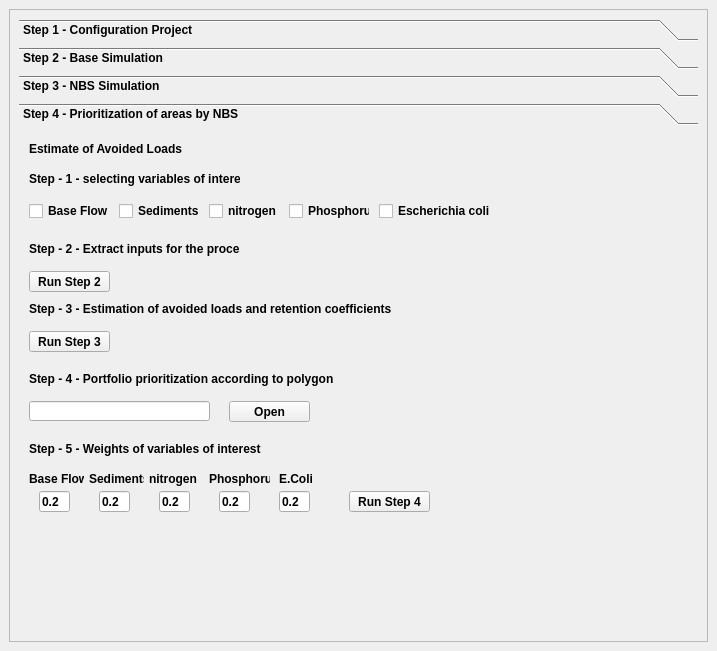
<?xml version="1.0" encoding="UTF-8"?>
<ui version="4.0">
 <class>Siga_step_04_PrioriDockWidgetBase</class>
 <widget class="QDockWidget" name="Siga_step_04_PrioriDockWidgetBase">
  <property name="geometry">
   <rect>
    <x>0</x>
    <y>0</y>
    <width>717</width>
    <height>651</height>
   </rect>
  </property>
  <property name="windowTitle">
   <string>Siga_step_04_Priori</string>
  </property>
  <widget class="QWidget" name="dockWidgetContents">
   <layout class="QVBoxLayout" name="verticalLayout_2">
    <item>
     <layout class="QHBoxLayout" name="horizontalLayout">
      <item>
       <widget class="QScrollArea" name="scrollArea">
        <property name="widgetResizable">
         <bool>true</bool>
        </property>
        <widget class="QWidget" name="scrollAreaWidgetContents">
         <property name="geometry">
          <rect>
           <x>0</x>
           <y>0</y>
           <width>691</width>
           <height>599</height>
          </rect>
         </property>
         <layout class="QHBoxLayout" name="horizontalLayout_2">
          <item>
           <widget class="QToolBox" name="toolBox">
            <property name="font">
             <font>
              <weight>75</weight>
              <bold>true</bold>
             </font>
            </property>
            <property name="currentIndex">
             <number>3</number>
            </property>
            <widget class="QWidget" name="Step1">
             <property name="geometry">
              <rect>
               <x>0</x>
               <y>0</y>
               <width>669</width>
               <height>453</height>
              </rect>
             </property>
             <attribute name="label">
              <string>Step 1 - Configuration Project</string>
             </attribute>
             <widget class="QLineEdit" name="Name_Basin">
              <property name="geometry">
               <rect>
                <x>10</x>
                <y>130</y>
                <width>280</width>
                <height>20</height>
               </rect>
              </property>
             </widget>
             <widget class="QLineEdit" name="output_path">
              <property name="geometry">
               <rect>
                <x>10</x>
                <y>170</y>
                <width>280</width>
                <height>20</height>
               </rect>
              </property>
             </widget>
             <widget class="QLineEdit" name="name_scenario">
              <property name="geometry">
               <rect>
                <x>10</x>
                <y>90</y>
                <width>280</width>
                <height>20</height>
               </rect>
              </property>
             </widget>
             <widget class="QLineEdit" name="name_project">
              <property name="geometry">
               <rect>
                <x>10</x>
                <y>50</y>
                <width>280</width>
                <height>20</height>
               </rect>
              </property>
             </widget>
             <widget class="QPushButton" name="select_output">
              <property name="geometry">
               <rect>
                <x>320</x>
                <y>170</y>
                <width>81</width>
                <height>21</height>
               </rect>
              </property>
              <property name="text">
               <string>Open</string>
              </property>
             </widget>
             <widget class="QLabel" name="label">
              <property name="geometry">
               <rect>
                <x>10</x>
                <y>30</y>
                <width>121</width>
                <height>16</height>
               </rect>
              </property>
              <property name="text">
               <string>&lt;html&gt;&lt;head/&gt;&lt;body&gt;&lt;p&gt;Name Project&lt;/p&gt;&lt;/body&gt;&lt;/html&gt;</string>
              </property>
             </widget>
             <widget class="QLabel" name="label_2">
              <property name="geometry">
               <rect>
                <x>10</x>
                <y>150</y>
                <width>121</width>
                <height>16</height>
               </rect>
              </property>
              <property name="text">
               <string>&lt;html&gt;&lt;head/&gt;&lt;body&gt;&lt;p&gt;Path Project&lt;/p&gt;&lt;/body&gt;&lt;/html&gt;</string>
              </property>
             </widget>
             <widget class="QPushButton" name="Button_Step_s1">
              <property name="geometry">
               <rect>
                <x>450</x>
                <y>240</y>
                <width>91</width>
                <height>23</height>
               </rect>
              </property>
              <property name="text">
               <string>Next</string>
              </property>
             </widget>
             <widget class="QLabel" name="label_5">
              <property name="geometry">
               <rect>
                <x>10</x>
                <y>110</y>
                <width>121</width>
                <height>16</height>
               </rect>
              </property>
              <property name="text">
               <string>&lt;html&gt;&lt;head/&gt;&lt;body&gt;&lt;p&gt;Name Basin&lt;/p&gt;&lt;/body&gt;&lt;/html&gt;</string>
              </property>
             </widget>
             <widget class="QLabel" name="label_4">
              <property name="geometry">
               <rect>
                <x>10</x>
                <y>70</y>
                <width>121</width>
                <height>16</height>
               </rect>
              </property>
              <property name="text">
               <string>&lt;html&gt;&lt;head/&gt;&lt;body&gt;&lt;p&gt;Name Scenario&lt;/p&gt;&lt;/body&gt;&lt;/html&gt;</string>
              </property>
             </widget>
             <widget class="QLabel" name="label_3">
              <property name="geometry">
               <rect>
                <x>10</x>
                <y>0</y>
                <width>121</width>
                <height>16</height>
               </rect>
              </property>
              <property name="text">
               <string>&lt;html&gt;&lt;head/&gt;&lt;body&gt;&lt;p&gt;&lt;span style=&quot; font-size:10pt;&quot;&gt;General&lt;/span&gt;&lt;/p&gt;&lt;/body&gt;&lt;/html&gt;</string>
              </property>
             </widget>
            </widget>
            <widget class="QWidget" name="step2">
             <property name="geometry">
              <rect>
               <x>0</x>
               <y>0</y>
               <width>669</width>
               <height>453</height>
              </rect>
             </property>
             <attribute name="label">
              <string>Step 2 - Base Simulation</string>
             </attribute>
             <widget class="QLabel" name="label_6">
              <property name="geometry">
               <rect>
                <x>10</x>
                <y>10</y>
                <width>151</width>
                <height>16</height>
               </rect>
              </property>
              <property name="text">
               <string>&lt;html&gt;&lt;head/&gt;&lt;body&gt;&lt;p&gt;Name Scenario (initial)&lt;/p&gt;&lt;/body&gt;&lt;/html&gt;</string>
              </property>
             </widget>
             <widget class="QLineEdit" name="name_scenario_initial">
              <property name="geometry">
               <rect>
                <x>10</x>
                <y>30</y>
                <width>201</width>
                <height>20</height>
               </rect>
              </property>
             </widget>
             <widget class="QPushButton" name="Check_Files_1">
              <property name="geometry">
               <rect>
                <x>260</x>
                <y>30</y>
                <width>121</width>
                <height>21</height>
               </rect>
              </property>
              <property name="text">
               <string>Check Files - Step 1</string>
              </property>
             </widget>
             <widget class="QLabel" name="label_29">
              <property name="geometry">
               <rect>
                <x>10</x>
                <y>70</y>
                <width>141</width>
                <height>16</height>
               </rect>
              </property>
              <property name="text">
               <string>&lt;html&gt;&lt;head/&gt;&lt;body&gt;&lt;p&gt;Start Date:&lt;/p&gt;&lt;/body&gt;&lt;/html&gt;</string>
              </property>
             </widget>
             <widget class="QDateEdit" name="start_date_s_b">
              <property name="geometry">
               <rect>
                <x>100</x>
                <y>70</y>
                <width>110</width>
                <height>22</height>
               </rect>
              </property>
              <property name="currentSection">
               <enum>QDateTimeEdit::YearSection</enum>
              </property>
              <property name="displayFormat">
               <string>yyyy/MM/d</string>
              </property>
              <property name="calendarPopup">
               <bool>true</bool>
              </property>
              <property name="timeSpec">
               <enum>Qt::LocalTime</enum>
              </property>
             </widget>
             <widget class="QLabel" name="label_30">
              <property name="geometry">
               <rect>
                <x>10</x>
                <y>100</y>
                <width>141</width>
                <height>16</height>
               </rect>
              </property>
              <property name="text">
               <string>&lt;html&gt;&lt;head/&gt;&lt;body&gt;&lt;p&gt;End Date:&lt;/p&gt;&lt;/body&gt;&lt;/html&gt;</string>
              </property>
             </widget>
             <widget class="QDateEdit" name="end_date_s_b">
              <property name="geometry">
               <rect>
                <x>100</x>
                <y>100</y>
                <width>110</width>
                <height>22</height>
               </rect>
              </property>
              <property name="currentSection">
               <enum>QDateTimeEdit::YearSection</enum>
              </property>
              <property name="displayFormat">
               <string>yyyy/MM/d</string>
              </property>
              <property name="calendarPopup">
               <bool>true</bool>
              </property>
              <property name="timeSpec">
               <enum>Qt::LocalTime</enum>
              </property>
             </widget>
             <widget class="QLineEdit" name="name_calibration_file">
              <property name="geometry">
               <rect>
                <x>10</x>
                <y>160</y>
                <width>201</width>
                <height>20</height>
               </rect>
              </property>
             </widget>
             <widget class="QLabel" name="label_31">
              <property name="geometry">
               <rect>
                <x>10</x>
                <y>140</y>
                <width>161</width>
                <height>16</height>
               </rect>
              </property>
              <property name="text">
               <string>&lt;html&gt;&lt;head/&gt;&lt;body&gt;&lt;p&gt;Calibration file name&lt;/p&gt;&lt;/body&gt;&lt;/html&gt;</string>
              </property>
             </widget>
             <widget class="QLineEdit" name="name_Execution_Base">
              <property name="geometry">
               <rect>
                <x>10</x>
                <y>210</y>
                <width>201</width>
                <height>20</height>
               </rect>
              </property>
             </widget>
             <widget class="QLabel" name="label_41">
              <property name="geometry">
               <rect>
                <x>10</x>
                <y>190</y>
                <width>161</width>
                <height>16</height>
               </rect>
              </property>
              <property name="text">
               <string>&lt;html&gt;&lt;head/&gt;&lt;body&gt;&lt;p&gt;Execution file name&lt;/p&gt;&lt;/body&gt;&lt;/html&gt;</string>
              </property>
             </widget>
             <widget class="QPushButton" name="Check_Files_cal">
              <property name="geometry">
               <rect>
                <x>260</x>
                <y>160</y>
                <width>121</width>
                <height>21</height>
               </rect>
              </property>
              <property name="text">
               <string>Check File - Step 2</string>
              </property>
             </widget>
             <widget class="QPushButton" name="Create_File_Exe_B">
              <property name="geometry">
               <rect>
                <x>260</x>
                <y>210</y>
                <width>121</width>
                <height>21</height>
               </rect>
              </property>
              <property name="text">
               <string>Create File - Step 3</string>
              </property>
             </widget>
             <widget class="QPushButton" name="Run_Simulation_B">
              <property name="geometry">
               <rect>
                <x>10</x>
                <y>270</y>
                <width>111</width>
                <height>28</height>
               </rect>
              </property>
              <property name="text">
               <string>Start Simulation</string>
              </property>
             </widget>
             <widget class="QPushButton" name="Button_Step_s2">
              <property name="geometry">
               <rect>
                <x>430</x>
                <y>280</y>
                <width>91</width>
                <height>23</height>
               </rect>
              </property>
              <property name="text">
               <string>Next</string>
              </property>
             </widget>
            </widget>
            <widget class="QWidget" name="Step3">
             <property name="geometry">
              <rect>
               <x>0</x>
               <y>0</y>
               <width>669</width>
               <height>453</height>
              </rect>
             </property>
             <attribute name="label">
              <string>Step 3 - NBS Simulation</string>
             </attribute>
             <widget class="QPushButton" name="select_portafolio">
              <property name="geometry">
               <rect>
                <x>210</x>
                <y>70</y>
                <width>81</width>
                <height>21</height>
               </rect>
              </property>
              <property name="text">
               <string>Open</string>
              </property>
             </widget>
             <widget class="QLineEdit" name="Portafolio_Path">
              <property name="geometry">
               <rect>
                <x>10</x>
                <y>70</y>
                <width>181</width>
                <height>20</height>
               </rect>
              </property>
             </widget>
             <widget class="QLabel" name="label_42">
              <property name="geometry">
               <rect>
                <x>10</x>
                <y>50</y>
                <width>121</width>
                <height>16</height>
               </rect>
              </property>
              <property name="text">
               <string>&lt;html&gt;&lt;head/&gt;&lt;body&gt;&lt;p&gt;Portafolio (raster)&lt;/p&gt;&lt;/body&gt;&lt;/html&gt;</string>
              </property>
             </widget>
             <widget class="QLabel" name="label_43">
              <property name="geometry">
               <rect>
                <x>10</x>
                <y>100</y>
                <width>121</width>
                <height>16</height>
               </rect>
              </property>
              <property name="text">
               <string>&lt;html&gt;&lt;head/&gt;&lt;body&gt;&lt;p&gt;Transition table&lt;/p&gt;&lt;/body&gt;&lt;/html&gt;</string>
              </property>
             </widget>
             <widget class="QLineEdit" name="Table_Path">
              <property name="geometry">
               <rect>
                <x>10</x>
                <y>120</y>
                <width>181</width>
                <height>20</height>
               </rect>
              </property>
             </widget>
             <widget class="QPushButton" name="select_portafolio_2">
              <property name="geometry">
               <rect>
                <x>210</x>
                <y>120</y>
                <width>81</width>
                <height>21</height>
               </rect>
              </property>
              <property name="text">
               <string>Open</string>
              </property>
             </widget>
             <widget class="QLineEdit" name="name_scenario_Nbs">
              <property name="geometry">
               <rect>
                <x>10</x>
                <y>20</y>
                <width>171</width>
                <height>20</height>
               </rect>
              </property>
             </widget>
             <widget class="QLabel" name="label_44">
              <property name="geometry">
               <rect>
                <x>10</x>
                <y>0</y>
                <width>161</width>
                <height>16</height>
               </rect>
              </property>
              <property name="text">
               <string>&lt;html&gt;&lt;head/&gt;&lt;body&gt;&lt;p&gt;Name New Scenario NBS&lt;/p&gt;&lt;/body&gt;&lt;/html&gt;</string>
              </property>
             </widget>
             <widget class="QPushButton" name="Create_new_Lulc">
              <property name="geometry">
               <rect>
                <x>350</x>
                <y>120</y>
                <width>141</width>
                <height>21</height>
               </rect>
              </property>
              <property name="text">
               <string>Create new LULC - Step 2</string>
              </property>
             </widget>
             <widget class="QPushButton" name="Create_folder_NbS">
              <property name="geometry">
               <rect>
                <x>350</x>
                <y>20</y>
                <width>141</width>
                <height>21</height>
               </rect>
              </property>
              <property name="text">
               <string>Create Folder - Step 1</string>
              </property>
             </widget>
             <widget class="QLineEdit" name="name_Execution_Nbs">
              <property name="geometry">
               <rect>
                <x>10</x>
                <y>250</y>
                <width>201</width>
                <height>20</height>
               </rect>
              </property>
             </widget>
             <widget class="QLabel" name="label_45">
              <property name="geometry">
               <rect>
                <x>10</x>
                <y>190</y>
                <width>141</width>
                <height>16</height>
               </rect>
              </property>
              <property name="text">
               <string>&lt;html&gt;&lt;head/&gt;&lt;body&gt;&lt;p&gt;End Date:&lt;/p&gt;&lt;/body&gt;&lt;/html&gt;</string>
              </property>
             </widget>
             <widget class="QLabel" name="label_56">
              <property name="geometry">
               <rect>
                <x>10</x>
                <y>160</y>
                <width>141</width>
                <height>16</height>
               </rect>
              </property>
              <property name="text">
               <string>&lt;html&gt;&lt;head/&gt;&lt;body&gt;&lt;p&gt;Start Date:&lt;/p&gt;&lt;/body&gt;&lt;/html&gt;</string>
              </property>
             </widget>
             <widget class="QDateEdit" name="end_date_s_nbs">
              <property name="geometry">
               <rect>
                <x>100</x>
                <y>190</y>
                <width>110</width>
                <height>22</height>
               </rect>
              </property>
              <property name="currentSection">
               <enum>QDateTimeEdit::YearSection</enum>
              </property>
              <property name="displayFormat">
               <string>yyyy/MM/d</string>
              </property>
              <property name="calendarPopup">
               <bool>true</bool>
              </property>
              <property name="timeSpec">
               <enum>Qt::LocalTime</enum>
              </property>
             </widget>
             <widget class="QDateEdit" name="start_date_s_nbs">
              <property name="geometry">
               <rect>
                <x>100</x>
                <y>160</y>
                <width>110</width>
                <height>22</height>
               </rect>
              </property>
              <property name="currentSection">
               <enum>QDateTimeEdit::YearSection</enum>
              </property>
              <property name="displayFormat">
               <string>yyyy/MM/d</string>
              </property>
              <property name="calendarPopup">
               <bool>true</bool>
              </property>
              <property name="timeSpec">
               <enum>Qt::LocalTime</enum>
              </property>
             </widget>
             <widget class="QPushButton" name="Button_Step_s3">
              <property name="geometry">
               <rect>
                <x>460</x>
                <y>290</y>
                <width>81</width>
                <height>21</height>
               </rect>
              </property>
              <property name="text">
               <string>Next</string>
              </property>
             </widget>
             <widget class="QPushButton" name="Create_File_Exe">
              <property name="geometry">
               <rect>
                <x>350</x>
                <y>250</y>
                <width>141</width>
                <height>21</height>
               </rect>
              </property>
              <property name="text">
               <string>Create File - Step 3</string>
              </property>
             </widget>
             <widget class="QLabel" name="label_57">
              <property name="geometry">
               <rect>
                <x>10</x>
                <y>230</y>
                <width>161</width>
                <height>16</height>
               </rect>
              </property>
              <property name="text">
               <string>&lt;html&gt;&lt;head/&gt;&lt;body&gt;&lt;p&gt;Execution file name&lt;/p&gt;&lt;/body&gt;&lt;/html&gt;</string>
              </property>
             </widget>
             <widget class="QPushButton" name="Run_Simulation_NbS">
              <property name="geometry">
               <rect>
                <x>10</x>
                <y>280</y>
                <width>111</width>
                <height>28</height>
               </rect>
              </property>
              <property name="text">
               <string>Start Simulation</string>
              </property>
             </widget>
            </widget>
            <widget class="QWidget" name="page">
             <property name="geometry">
              <rect>
               <x>0</x>
               <y>0</y>
               <width>669</width>
               <height>453</height>
              </rect>
             </property>
             <attribute name="label">
              <string>Step 4 - Prioritization of areas by NBS</string>
             </attribute>
             <widget class="QLabel" name="label_46">
              <property name="geometry">
               <rect>
                <x>10</x>
                <y>10</y>
                <width>171</width>
                <height>16</height>
               </rect>
              </property>
              <property name="text">
               <string>&lt;html&gt;&lt;head/&gt;&lt;body&gt;&lt;p&gt;&lt;span style=&quot; font-size:9pt;&quot;&gt;Estimate of Avoided Loads&lt;/span&gt;&lt;/p&gt;&lt;/body&gt;&lt;/html&gt;</string>
              </property>
             </widget>
             <widget class="QCheckBox" name="base_flow">
              <property name="geometry">
               <rect>
                <x>10</x>
                <y>70</y>
                <width>81</width>
                <height>20</height>
               </rect>
              </property>
              <property name="text">
               <string>Base Flow</string>
              </property>
             </widget>
             <widget class="QLabel" name="label_47">
              <property name="geometry">
               <rect>
                <x>10</x>
                <y>40</y>
                <width>211</width>
                <height>16</height>
               </rect>
              </property>
              <property name="text">
               <string>&lt;html&gt;&lt;head/&gt;&lt;body&gt;&lt;p&gt;Step - 1 - selecting variables of interest&lt;/p&gt;&lt;/body&gt;&lt;/html&gt;</string>
              </property>
             </widget>
             <widget class="QCheckBox" name="Sediments">
              <property name="geometry">
               <rect>
                <x>100</x>
                <y>70</y>
                <width>81</width>
                <height>20</height>
               </rect>
              </property>
              <property name="text">
               <string>Sediments</string>
              </property>
             </widget>
             <widget class="QCheckBox" name="Nitrogen">
              <property name="geometry">
               <rect>
                <x>190</x>
                <y>70</y>
                <width>81</width>
                <height>20</height>
               </rect>
              </property>
              <property name="text">
               <string>nitrogen</string>
              </property>
             </widget>
             <widget class="QCheckBox" name="Fosforo">
              <property name="geometry">
               <rect>
                <x>270</x>
                <y>70</y>
                <width>81</width>
                <height>20</height>
               </rect>
              </property>
              <property name="text">
               <string>Phosphorus</string>
              </property>
             </widget>
             <widget class="QCheckBox" name="Ecoli">
              <property name="geometry">
               <rect>
                <x>360</x>
                <y>70</y>
                <width>111</width>
                <height>20</height>
               </rect>
              </property>
              <property name="text">
               <string>Escherichia coli</string>
              </property>
             </widget>
             <widget class="QLabel" name="label_48">
              <property name="geometry">
               <rect>
                <x>10</x>
                <y>110</y>
                <width>211</width>
                <height>16</height>
               </rect>
              </property>
              <property name="text">
               <string>&lt;html&gt;&lt;head/&gt;&lt;body&gt;&lt;p&gt;Step - 2 - Extract inputs for the process&lt;/p&gt;&lt;/body&gt;&lt;/html&gt;</string>
              </property>
             </widget>
             <widget class="QPushButton" name="Run_Extrat_Inputs">
              <property name="geometry">
               <rect>
                <x>10</x>
                <y>140</y>
                <width>81</width>
                <height>21</height>
               </rect>
              </property>
              <property name="text">
               <string>Run Step 2</string>
              </property>
             </widget>
             <widget class="QLabel" name="label_49">
              <property name="geometry">
               <rect>
                <x>10</x>
                <y>170</y>
                <width>431</width>
                <height>16</height>
               </rect>
              </property>
              <property name="text">
               <string>&lt;html&gt;&lt;head/&gt;&lt;body&gt;&lt;p&gt;Step - 3 - Estimation of avoided loads and retention coefficients&lt;/p&gt;&lt;/body&gt;&lt;/html&gt;</string>
              </property>
             </widget>
             <widget class="QPushButton" name="Run_CT_CE">
              <property name="geometry">
               <rect>
                <x>10</x>
                <y>200</y>
                <width>81</width>
                <height>21</height>
               </rect>
              </property>
              <property name="text">
               <string>Run Step 3</string>
              </property>
             </widget>
             <widget class="QLabel" name="label_50">
              <property name="geometry">
               <rect>
                <x>10</x>
                <y>240</y>
                <width>381</width>
                <height>16</height>
               </rect>
              </property>
              <property name="text">
               <string>&lt;html&gt;&lt;head/&gt;&lt;body&gt;&lt;p&gt;Step - 4 - Portfolio prioritization according to polygon&lt;/p&gt;&lt;/body&gt;&lt;/html&gt;</string>
              </property>
             </widget>
             <widget class="QLineEdit" name="Path_Poligonos">
              <property name="geometry">
               <rect>
                <x>10</x>
                <y>270</y>
                <width>181</width>
                <height>20</height>
               </rect>
              </property>
             </widget>
             <widget class="QPushButton" name="select_poligonos">
              <property name="geometry">
               <rect>
                <x>210</x>
                <y>270</y>
                <width>81</width>
                <height>21</height>
               </rect>
              </property>
              <property name="text">
               <string>Open</string>
              </property>
             </widget>
             <widget class="QPushButton" name="Run_Priority">
              <property name="geometry">
               <rect>
                <x>330</x>
                <y>360</y>
                <width>81</width>
                <height>21</height>
               </rect>
              </property>
              <property name="text">
               <string>Run Step 4</string>
              </property>
             </widget>
             <widget class="QLabel" name="label_51">
              <property name="geometry">
               <rect>
                <x>10</x>
                <y>310</y>
                <width>331</width>
                <height>16</height>
               </rect>
              </property>
              <property name="text">
               <string>&lt;html&gt;&lt;head/&gt;&lt;body&gt;&lt;p&gt;Step - 5 - Weights of variables of interest&lt;/p&gt;&lt;/body&gt;&lt;/html&gt;</string>
              </property>
             </widget>
             <widget class="QLineEdit" name="w_bf">
              <property name="geometry">
               <rect>
                <x>20</x>
                <y>360</y>
                <width>31</width>
                <height>21</height>
               </rect>
              </property>
              <property name="text">
               <string>0.2</string>
              </property>
             </widget>
             <widget class="QLabel" name="label_7">
              <property name="geometry">
               <rect>
                <x>10</x>
                <y>340</y>
                <width>55</width>
                <height>16</height>
               </rect>
              </property>
              <property name="text">
               <string>Base Flow</string>
              </property>
             </widget>
             <widget class="QLineEdit" name="w_s">
              <property name="geometry">
               <rect>
                <x>80</x>
                <y>360</y>
                <width>31</width>
                <height>21</height>
               </rect>
              </property>
              <property name="text">
               <string>0.2</string>
              </property>
             </widget>
             <widget class="QLabel" name="label_8">
              <property name="geometry">
               <rect>
                <x>70</x>
                <y>340</y>
                <width>55</width>
                <height>16</height>
               </rect>
              </property>
              <property name="text">
               <string>Sediments</string>
              </property>
             </widget>
             <widget class="QLineEdit" name="w_n">
              <property name="geometry">
               <rect>
                <x>140</x>
                <y>360</y>
                <width>31</width>
                <height>21</height>
               </rect>
              </property>
              <property name="text">
               <string>0.2</string>
              </property>
             </widget>
             <widget class="QLabel" name="label_9">
              <property name="geometry">
               <rect>
                <x>130</x>
                <y>340</y>
                <width>55</width>
                <height>16</height>
               </rect>
              </property>
              <property name="text">
               <string>nitrogen</string>
              </property>
             </widget>
             <widget class="QLineEdit" name="w_P">
              <property name="geometry">
               <rect>
                <x>200</x>
                <y>360</y>
                <width>31</width>
                <height>21</height>
               </rect>
              </property>
              <property name="text">
               <string>0.2</string>
              </property>
             </widget>
             <widget class="QLabel" name="label_10">
              <property name="geometry">
               <rect>
                <x>190</x>
                <y>340</y>
                <width>61</width>
                <height>16</height>
               </rect>
              </property>
              <property name="text">
               <string>Phosphorus</string>
              </property>
             </widget>
             <widget class="QLabel" name="label_11">
              <property name="geometry">
               <rect>
                <x>260</x>
                <y>340</y>
                <width>55</width>
                <height>16</height>
               </rect>
              </property>
              <property name="text">
               <string>E.Coli</string>
              </property>
             </widget>
             <widget class="QLineEdit" name="w_ecoli">
              <property name="geometry">
               <rect>
                <x>260</x>
                <y>360</y>
                <width>31</width>
                <height>21</height>
               </rect>
              </property>
              <property name="text">
               <string>0.2</string>
              </property>
             </widget>
            </widget>
           </widget>
          </item>
         </layout>
        </widget>
       </widget>
      </item>
     </layout>
    </item>
   </layout>
  </widget>
 </widget>
 <resources/>
 <connections/>
</ui>
